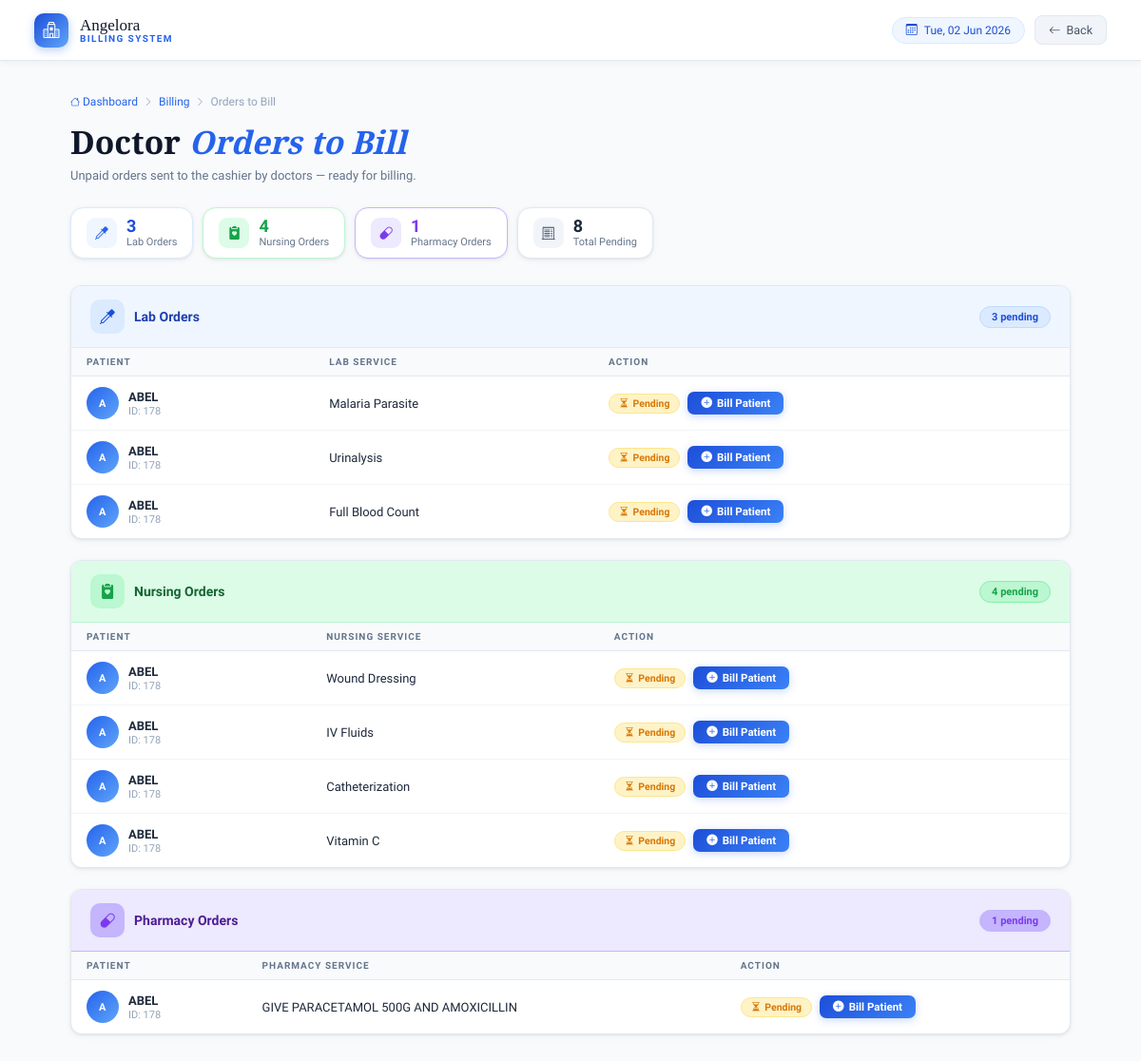
The app's page /cashier/pending_cashier_orders.php with its own data.
### tables this page shows
CREATE TABLE `lab_orders` (
  `id` int NOT NULL,
  `patient_id` int NOT NULL,
  `test_name` varchar(255) DEFAULT NULL,
  `status` enum('pending','sent_to_lab','sent_to_cashier','paid','seen') DEFAULT 'pending',
  `ordered_at` timestamp NULL DEFAULT CURRENT_TIMESTAMP,
  `requested_by` varchar(255) DEFAULT NULL,
  `completed_by` int DEFAULT NULL,
  `completed_at` datetime DEFAULT NULL,
  `is_sent_to_cashier` tinyint(1) DEFAULT '0',
  `is_seen_by_doctor` tinyint(1) DEFAULT '0',
  `is_paid` tinyint(1) DEFAULT '0',
  `lab_notes` text
);

CREATE TABLE `patients` (
  `patient_id` bigint UNSIGNED NOT NULL,
  `full_name` varchar(100) DEFAULT NULL,
  `dob` date DEFAULT NULL,
  `gender` enum('Male','Female','Other') DEFAULT NULL,
  `age` int DEFAULT NULL,
  `address` text,
  `phone` varchar(20) DEFAULT NULL,
  `email` varchar(100) DEFAULT NULL,
  `registered_by` int DEFAULT NULL,
  `created_at` timestamp NULL DEFAULT CURRENT_TIMESTAMP,
  `patient_pin` varchar(10) DEFAULT NULL,
  `photo` varchar(255) DEFAULT NULL,
  `user_id` int DEFAULT NULL,
  `patient_type` enum('Regular','HMO') NOT NULL DEFAULT 'Regular',
  `patient_status` enum('Outpatient','Inpatient') NOT NULL DEFAULT 'Outpatient',
  `hmo_name` varchar(255) DEFAULT NULL,
  `has_dispensation` tinyint(1) DEFAULT '0',
  `ssn` varchar(30) DEFAULT NULL,
  `language` varchar(50) DEFAULT NULL,
  `marital_status` varchar(20) DEFAULT NULL,
  `registration_date` timestamp NULL DEFAULT CURRENT_TIMESTAMP
);

CREATE TABLE `nursing_orders` (
  `id` int NOT NULL,
  `patient_id` int NOT NULL,
  `procedure_name` varchar(255) DEFAULT NULL,
  `ordered_at` timestamp NULL DEFAULT CURRENT_TIMESTAMP,
  `requested_by` varchar(255) DEFAULT NULL,
  `is_sent_to_cashier` tinyint(1) DEFAULT '0',
  `is_seen_by_doctor` tinyint(1) DEFAULT '0',
  `is_paid` tinyint(1) DEFAULT '0',
  `status` varchar(20) DEFAULT 'pending',
  `notes` text
);

CREATE TABLE `pharmacy_orders` (
  `id` int NOT NULL,
  `patient_id` int NOT NULL,
  `medicine_name` mediumtext,
  `dosage` varchar(255) DEFAULT NULL,
  `status` enum('pending','sent_to_pharmacy','sent_to_cashier','paid','seen') DEFAULT 'pending',
  `ordered_at` timestamp NULL DEFAULT CURRENT_TIMESTAMP,
  `requested_by` varchar(255) DEFAULT NULL,
  `is_sent_to_cashier` tinyint(1) DEFAULT '0',
  `is_paid` tinyint(1) DEFAULT '0',
  `is_seen_by_doctor` tinyint(1) DEFAULT '0',
  `notes` text
);

### cashier/pending_cashier_orders.php (the view, shortened to what this page needs)
<?php
require '../db.php';
$recordsPerPage = 5;
$currentPage    = isset($_GET['page']) ? max(1, (int)$_GET['page']) : 1;
$tables = [
    'lab_orders'      => ['field' => 'test_name',      'label' => 'Lab',      'icon' => 'bi-eyedropper',            'color' => 'blue'],
    'nursing_orders'  => ['field' => 'procedure_name', 'label' => 'Nursing',  'icon' => 'bi-clipboard2-heart-fill', 'color' => 'green'],
    'pharmacy_orders' => ['field' => 'medicine_name',  'label' => 'Pharmacy', 'icon' => 'bi-capsule',               'color' => 'violet'],
];
$sections = [];
foreach ($tables as $table => $cfg) {
    $stmtCount = $pdo->prepare("
        SELECT COUNT(*) FROM $table o
        JOIN patients p ON o.patient_id = p.patient_id
        WHERE o.is_sent_to_cashier = 1 AND o.is_paid = 0
    ");
    $stmtCount->execute();
    $total      = (int)$stmtCount->fetchColumn();
    $totalPages = $total > 0 ? (int)ceil($total / $recordsPerPage) : 1;
    $offset     = ($currentPage - 1) * $recordsPerPage;
    $stmt = $pdo->prepare("
        SELECT o.*, p.patient_id, p.full_name
        FROM $table o
        JOIN patients p ON o.patient_id = p.patient_id
        WHERE o.is_sent_to_cashier = 1 AND o.is_paid = 0
        LIMIT :limit OFFSET :offset
    ");
    $stmt->bindValue(':limit',  $recordsPerPage, PDO::PARAM_INT);
    $stmt->bindValue(':offset', $offset,         PDO::PARAM_INT);
    $stmt->execute();
    $sections[$table] = [
        'cfg'        => $cfg,
        'orders'     => $stmt->fetchAll(PDO::FETCH_ASSOC),
        'total'      => $total,
        'totalPages' => $totalPages,
        'from'       => $total > 0 ? $offset + 1 : 0,
        'to'         => min($offset + $recordsPerPage, $total),
    ];
}
$grand_total = array_sum(array_column($sections, 'total'));
?>
<!DOCTYPE html>
<html lang="en">
<head>
  <link href="https://cdn.jsdelivr.net/npm/bootstrap-icons@1.11.3/font/bootstrap-icons.css" rel="stylesheet">
</head>
<body>
<header class="topbar">
  <div class="topbar-brand">
    <div class="brand-mark"><i class="bi bi-hospital"></i></div>
    <div class="brand-text">
      <span class="brand-name">Angelora</span>
      <span class="brand-sub">Billing System</span>
    </div>
  </div>
  <div class="topbar-right">
    <div class="date-pill"><i class="bi bi-calendar3"></i><?= date('D, d M Y') ?></div>
    <a href="bill_dashboard.php" class="back-btn"><i class="bi bi-arrow-left"></i> Back</a>
  </div>
</header>
<div class="page">
  <div class="breadcrumb">
    <a href="dashboard.php"><i class="bi bi-house"></i> Dashboard</a>
    <i class="bi bi-chevron-right"></i>
    <a href="bill_dashboard.php">Billing</a>
    <i class="bi bi-chevron-right"></i>
    <span>Orders to Bill</span>
  </div>
  <h1 class="page-title">Doctor <em>Orders to Bill</em></h1>
  <p class="page-sub">Unpaid orders sent to the cashier by doctors — ready for billing.</p>
  <div class="chips">
    <?php
    $chip_map = [
      'lab_orders'      => ['c-blue',   'bi-eyedropper',            'Lab'],
      'nursing_orders'  => ['c-green',  'bi-clipboard2-heart-fill', 'Nursing'],
      'pharmacy_orders' => ['c-violet', 'bi-capsule',               'Pharmacy'],
    ];
    foreach ($sections as $tbl => $sec):
      [$ccls, $icon, $lbl] = $chip_map[$tbl];
    ?>
    <div class="chip <?= $ccls ?>">
      <div class="chip-icon"><i class="bi <?= $icon ?>"></i></div>
      <div>
        <div class="chip-val"><?= $sec['total'] ?></div>
        <div class="chip-lbl"><?= $lbl ?> Orders</div>
      </div>
    </div>
    <?php endforeach; ?>
    <div class="chip c-total">
      <div class="chip-icon"><i class="bi bi-receipt-cutoff"></i></div>
      <div>
        <div class="chip-val"><?= $grand_total ?></div>
        <div class="chip-lbl">Total Pending</div>
      </div>
    </div>
  </div>
  <?php
  $panel_map = [
    'lab_orders'      => 'p-blue',
    'nursing_orders'  => 'p-green',
    'pharmacy_orders' => 'p-violet',
  ];
  foreach ($sections as $tbl => $sec):
    $cfg   = $sec['cfg'];
    $pclass = $panel_map[$tbl];
  ?>
  <div class="panel <?= $pclass ?>">
    <div class="panel-head">
      <div class="panel-title">
        <div class="panel-icon"><i class="bi <?= $cfg['icon'] ?>"></i></div>
        <span class="panel-name"><?= $cfg['label'] ?> Orders</span>
      </div>
      <span class="count-pill"><?= $sec['total'] ?> pending</span>
    </div>
    <?php if ($sec['orders']): ?>
    <div class="tbl-wrap">
      <table>
        <thead>
          <tr>
            <th>Patient</th>
            <th><?= $cfg['label'] ?> Service</th>
            <th>Action</th>
          </tr>
        </thead>
        <tbody>
          <?php foreach ($sec['orders'] as $row):
            $name    = htmlspecialchars($row['full_name']);
            $pid     = htmlspecialchars($row['patient_id']);
            $svc     = htmlspecialchars($row[$cfg['field']]);
            $words   = explode(' ', trim($name));
            $initials = strtoupper(substr($words[0] ?? '', 0, 1) . substr($words[1] ?? '', 0, 1));
          ?>
          <tr>
            <td>
              <div class="patient-cell">
                <div class="p-avatar"><?= $initials ?></div>
                <div>
                  <div class="p-name"><?= $name ?></div>
                  <div class="p-id">ID: <?= $pid ?></div>
                </div>
              </div>
            </td>
            <td><span class="svc-name"><?= $svc ?></span></td>
            <td>
              <div class="action-cell">
                <span class="badge-pending"><i class="bi bi-hourglass-split"></i> Pending</span>
                <a href="../cashier/bill_patient2.php?patient_id=<?= $pid ?>" class="btn-bill">
                  <i class="bi bi-plus-circle-fill"></i> Bill Patient
                </a>
              </div>
            </td>
          </tr>
          <?php endforeach; ?>
        </tbody>
      </table>
    </div>
    <?php endif; ?>
  </div>
  <?php endforeach; ?>
</div>
</body>
</html>

### records on screen
lab_orders: patient.full_name "A", patient.full_name "ABEL", patient.patient_id "178", test_name "Malaria Parasite"
lab_orders: patient.full_name "A", patient.full_name "ABEL", patient.patient_id "178", test_name "Urinalysis"
lab_orders: patient.full_name "A", patient.full_name "ABEL", patient.patient_id "178", test_name "Full Blood Count"
nursing_orders: patient.full_name "A", patient.full_name "ABEL", patient.patient_id "178", procedure_name "Wound Dressing"
nursing_orders: patient.full_name "A", patient.full_name "ABEL", patient.patient_id "178", procedure_name "IV Fluids"
nursing_orders: patient.full_name "A", patient.full_name "ABEL", patient.patient_id "178", procedure_name "Catheterization"
nursing_orders: patient.full_name "A", patient.full_name "ABEL", patient.patient_id "178", procedure_name "Vitamin C"
pharmacy_orders: patient.full_name "A", patient.full_name "ABEL", patient.patient_id "178", medicine_name "GIVE PARACETAMOL 500G AND AMOXICILLIN"

### other values on screen
$sec['total'] "3"
$lbl "Lab"
$sec['total'] "4"
$lbl "Nursing"
$sec['total'] "1"
$lbl "Pharmacy"
$grand_total "8"
$cfg['label'] "Lab"
$cfg['label'] "LAB"
$cfg['label'] "Nursing"
$cfg['label'] "NURSING"
$cfg['label'] "Pharmacy"
$cfg['label'] "PHARMACY"
